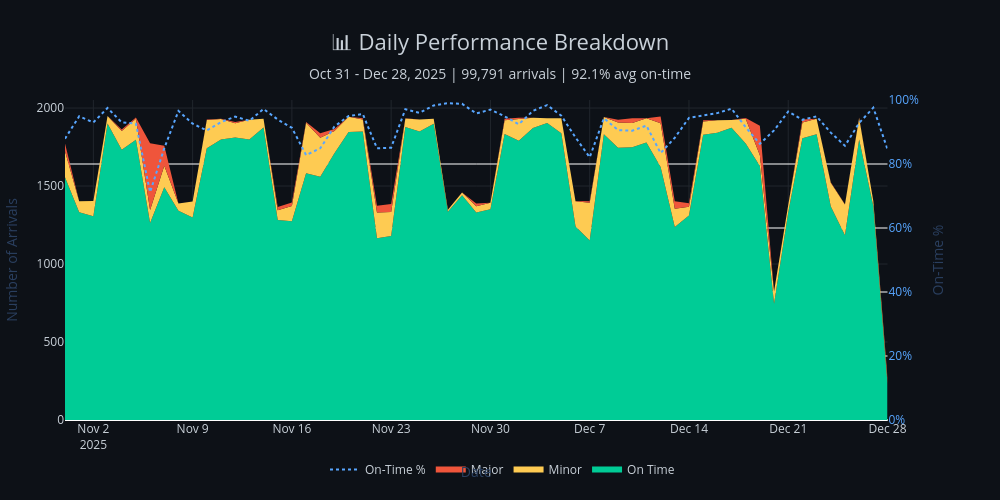

The code cell stored with this chart in its notebook:
### Markdown cell above
## Create Chart

### Code cell
def create_daily_chart(daily_stats):
    fig = make_subplots(specs=[[{"secondary_y": True}]])
    
    # Stacked areas
    for status in ['On Time', 'Minor', 'Major']:
        fig.add_trace(
            go.Scatter(
                x=daily_stats['date'],
                y=daily_stats[status],
                name=status,
                fill='tonexty' if status != 'On Time' else 'tozeroy',
                mode='none',
                fillcolor=STATUS_COLORS[status],
                stackgroup='one',
                hovertemplate=f'{status}: %{{y:,.0f}}<extra></extra>',
            ),
            secondary_y=False,
        )
    
    # On-time percentage line
    fig.add_trace(
        go.Scatter(
            x=daily_stats['date'],
            y=daily_stats['on_time_pct'],
            name='On-Time %',
            mode='lines',
            line=dict(color='#58a6ff', width=2, dash='dot'),
            hovertemplate='On-Time: %{y:.1f}%<extra></extra>',
        ),
        secondary_y=True,
    )
    
    # Summary
    total = daily_stats['total'].sum()
    avg_pct = daily_stats['on_time_pct'].mean()
    date_range = f"{daily_stats['date'].min().strftime('%b %d')} - {daily_stats['date'].max().strftime('%b %d, %Y')}"
    
    fig.update_layout(
        title=dict(
            text=f'📊 Daily Performance Breakdown<br><span style="font-size:14px;color:{THEME["text_color"]}">{date_range} | {int(total):,} arrivals | {avg_pct:.1f}% avg on-time</span>',
            font=dict(size=22, color=THEME['text_color']),
            x=0.5,
            xanchor='center'
        ),
        xaxis=dict(
            title='Date',
            tickfont=dict(color=THEME['text_color']),
            gridcolor=THEME['grid_color'],
        ),
        yaxis=dict(
            title='Number of Arrivals',
            tickfont=dict(color=THEME['text_color']),
            # titlefont=dict(color=THEME['text_color']),
            gridcolor=THEME['grid_color'],
        ),
        yaxis2=dict(
            title='On-Time %',
            ticksuffix='%',
            tickfont=dict(color='#58a6ff'),
            # titlefont=dict(color='#58a6ff'),
            range=[0, 100],
        ),
        legend=dict(
            orientation='h',
            yanchor='bottom',
            y=-0.2,
            xanchor='center',
            x=0.5,
            font=dict(color=THEME['text_color']),
        ),
        plot_bgcolor=THEME['bg_color'],
        paper_bgcolor=THEME['bg_color'],
        height=FIGURE_HEIGHT,
        width=FIGURE_WIDTH,
        margin=dict(l=60, r=60, t=100, b=80),
        hovermode='x unified',
    )
    
    return fig

fig = create_daily_chart(daily_stats)
fig.show()
